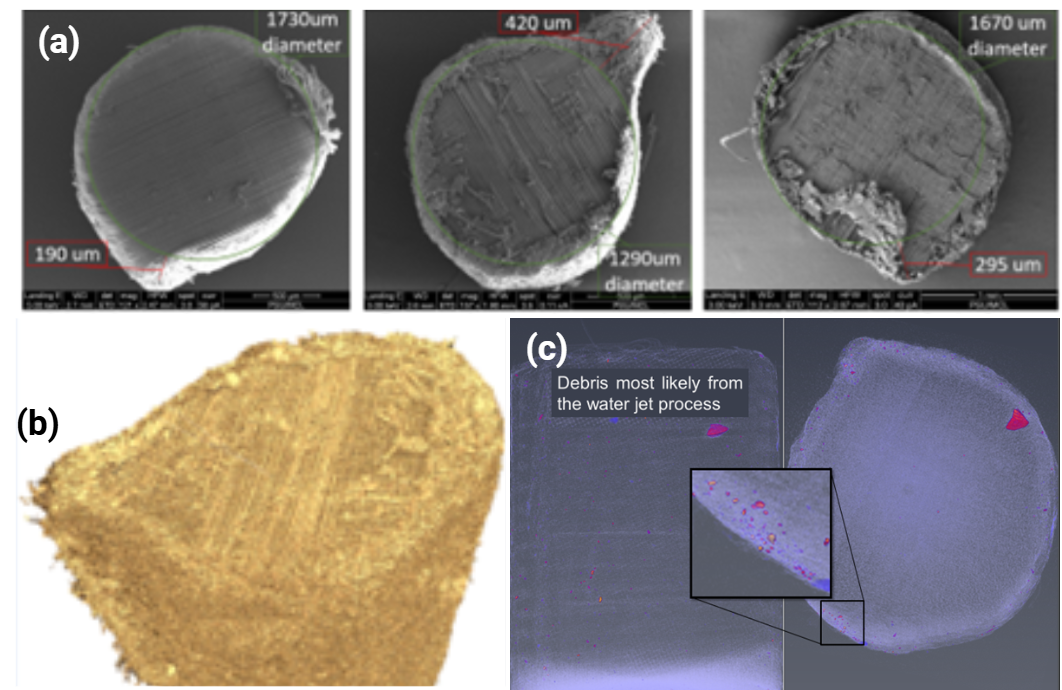
#> input picture images/Imaging.png, 1062 x 690 px, found by its file name
$ python generate_imaging_strip.py
#> lines starting #> are read from the running program, lines starting #| are printed output that depends on the picture
import matplotlib.pyplot as plt
from PIL import Image, ImageChops

plt.rcParams['font.sans-serif'] = 'Arial'
plt.rcParams['font.family'] = 'sans-serif'

im = Image.open('images/Imaging.png')
#> im is the input picture: PIL image 1062x690 RGBA; mean R, G, B, A 132.7, 126.7, 122.4, 255

# Precise sub-image crops
sem1 = im.crop((12, 12, 360, 275))
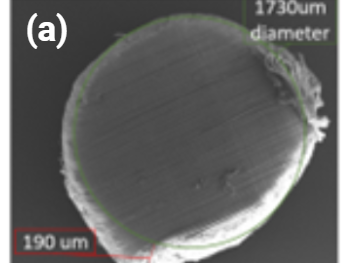
#> sem1: PIL image 348x263 RGBA; mean R, G, B, A 101.1, 100.9, 100, 255
sem2 = im.crop((360, 12, 700, 275))
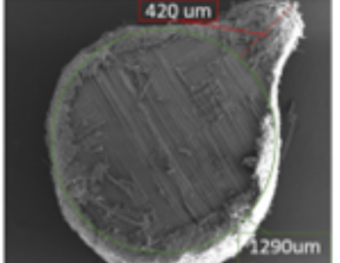
#> sem2: PIL image 340x263 RGBA; mean R, G, B, A 90.4, 90.3, 89.4, 255
sem3 = im.crop((700, 12, 1055, 275))
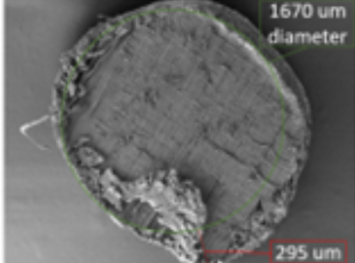
#> sem3: PIL image 355x263 RGBA; mean R, G, B, A 105.9, 106, 105.1, 255
ct = im.crop((5, 285, 528, 685))
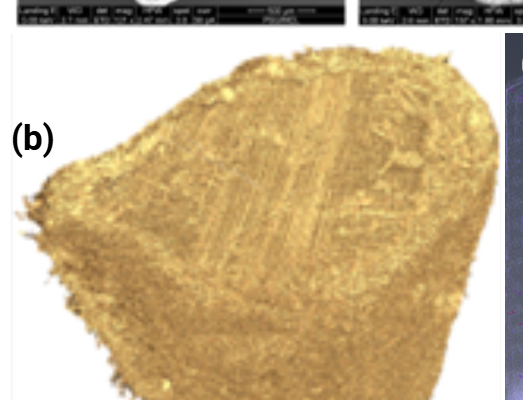
#> ct: PIL image 523x400 RGBA; mean R, G, B, A 202.1, 179.1, 139.9, 255
debris = im.crop((532, 285, 1055, 685))
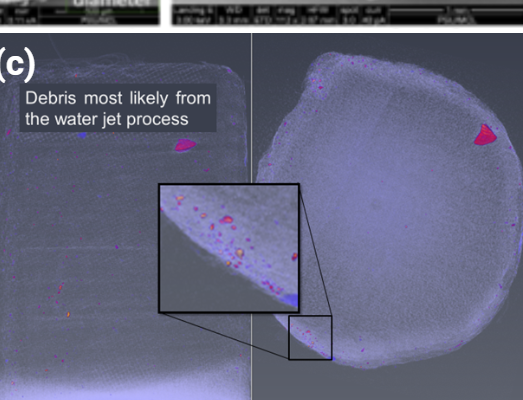
#> debris: PIL image 523x400 RGBA; mean R, G, B, A 97.7, 99.8, 124.6, 255

panels = [
    (sem1, '(a) SEM: Intact Profile'),
    (sem2, '(b) SEM: Fiber Shear Kinking'),
    (sem3, '(c) SEM: Crushing & Spall'),
    (ct, '(d) 3D Micro-CT Volumetric Scan'),
    (debris, '(e) Void & Debris Analysis')
]

target_h = 400
resized_panels = []
for img, title in panels:
    w = int(img.width * (target_h / img.height))
    r_img = img.resize((w, target_h), Image.Resampling.LANCZOS)
    resized_panels.append((r_img, title, w))
#> this loop made 5 passes
#> (title, w) on passes 1 to 5: ('(a) SEM: Intact Profile', 529), ('(b) SEM: Fiber Shear Kinking', 517), ('(c) SEM: Crushing & Spall', 539), ('(d) 3D Micro-CT Volumetric Scan', 523), ('(e) Void & Debris Analysis', 523)
#> after the loop, resized_panels = 5 items

total_w = sum(p[2] for p in resized_panels)
#> total_w = 2631
width_ratios = [p[2] for p in resized_panels]
#> width_ratios = [529, 517, 539, 523, 523]

fig, axes = plt.subplots(1, 5, figsize=(16.0, 4.2), dpi=300, gridspec_kw={'width_ratios': width_ratios})

for idx, (img, title, _) in enumerate(resized_panels):
    axes[idx].imshow(img)
    axes[idx].set_title(title, fontsize=8.5, fontweight='bold', color='#0B2545', pad=5)
    axes[idx].axis('off')
    # add subtle border
    for spine in axes[idx].spines.values():
        spine.set_visible(True)
        spine.set_color('#1F4E8C')
        spine.set_linewidth(0.8)
#> this loop made 5 passes
#> title on passes 1 to 5: '(a) SEM: Intact Profile', '(b) SEM: Fiber Shear Kinking', '(c) SEM: Crushing & Spall', '(d) 3D Micro-CT Volumetric Scan', '(e) Void & Debris Analysis'

plt.subplots_adjust(left=0.01, right=0.99, top=0.88, bottom=0.03, wspace=0.10)
plt.savefig('images/imaging_wide_strip.png', bbox_inches='tight', dpi=300, facecolor='white')
print('imaging_wide_strip.png successfully created!')

$ run again, with images/KolskyBars.png copied over images/Imaging.png
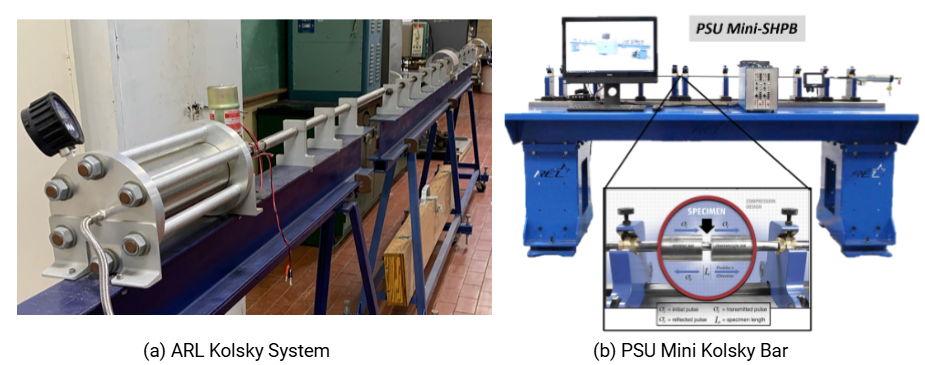
#> input picture images/KolskyBars.png, 925 x 365 px, found by its file name
#> im is the input picture: PIL image 925x365 RGBA; mean R, G, B, A 163.5, 163, 168.2, 255
#> `debris = im.crop((532, 285, 1055, 685))`:
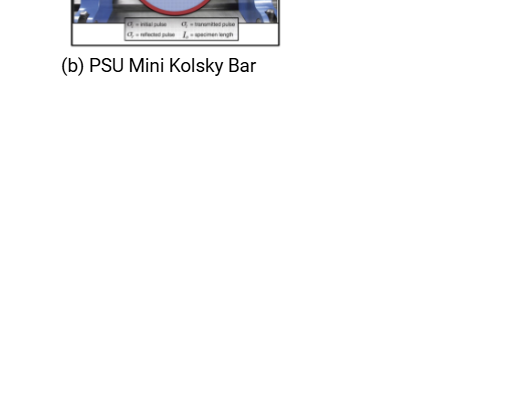
#> debris: PIL image 523x400 RGBA; mean R, G, B, A 33, 33, 33.5, 38.3; transparent parts drawn white
#> the loop `for img, title in panels:` made 5 passes
#> (title, w) on passes 1 to 5: ('(a) SEM: Intact Profile', 529), ('(b) SEM: Fiber Shear Kinking', 517), ('(c) SEM: Crushing & Spall', 539), ('(d) 3D Micro-CT Volumetric Scan', 523), ('(e) Void & Debris Analysis', 523)
#> pass 2, `r_img = img.resize((w, target_h), Image.Resampling.LANCZOS)`:
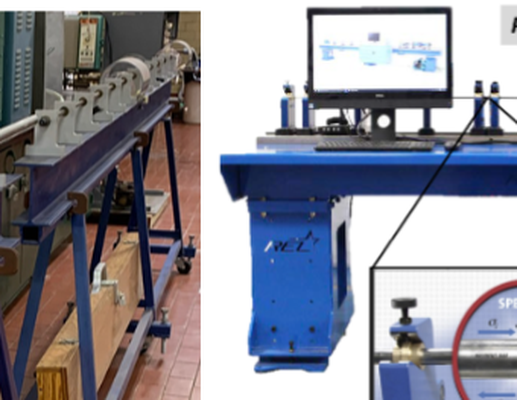
#> r_img: PIL image 517x400 RGBA; mean R, G, B, A 143.3, 143.1, 152.9, 255
#> after the loop `for img, title in panels:`: resized_panels = 5 items
#> total_w = 2631
#> width_ratios = [529, 517, 539, 523, 523]
#> the loop `for idx, (img, title, _) in enumerate(resized_panels):` made 5 passes
#> title on passes 1 to 5: '(a) SEM: Intact Profile', '(b) SEM: Fiber Shear Kinking', '(c) SEM: Crushing & Spall', '(d) 3D Micro-CT Volumetric Scan', '(e) Void & Debris Analysis'

$ run again, with images/PSUMiniatureKolskyBar.png copied over images/Imaging.png
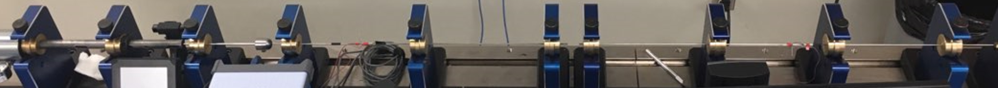
#> input picture images/PSUMiniatureKolskyBar.png, 1995 x 175 px, found by its file name (shown at 1/2 size)
#> im is the input picture: PIL image 1995x175 RGBA; mean R, G, B, A 103.3, 98.5, 94.6, 255
#> `sem2 = im.crop((360, 12, 700, 275))`:
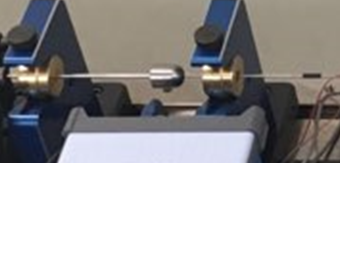
#> sem2: PIL image 340x263 RGBA; mean R, G, B, A 70, 68.2, 68.1, 158; transparent parts drawn white
#> `sem3 = im.crop((700, 12, 1055, 275))`:
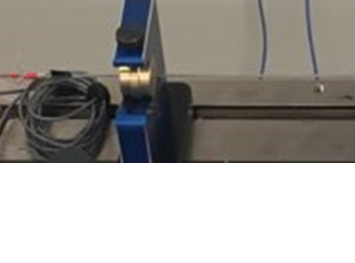
#> sem3: PIL image 355x263 RGBA; mean R, G, B, A 66.9, 63.7, 59.2, 158; transparent parts drawn white
#> ct: PIL image 523x400 RGBA; every value is 0
#> the loop `for img, title in panels:` made 5 passes
#> (title, w) on passes 1 to 5: ('(a) SEM: Intact Profile', 529), ('(b) SEM: Fiber Shear Kinking', 517), ('(c) SEM: Crushing & Spall', 539), ('(d) 3D Micro-CT Volumetric Scan', 523), ('(e) Void & Debris Analysis', 523)
#> after the loop `for img, title in panels:`: resized_panels = 5 items
#> total_w = 2631
#> width_ratios = [529, 517, 539, 523, 523]
#> the loop `for idx, (img, title, _) in enumerate(resized_panels):` made 5 passes
#> title on passes 1 to 5: '(a) SEM: Intact Profile', '(b) SEM: Fiber Shear Kinking', '(c) SEM: Crushing & Spall', '(d) 3D Micro-CT Volumetric Scan', '(e) Void & Debris Analysis'
